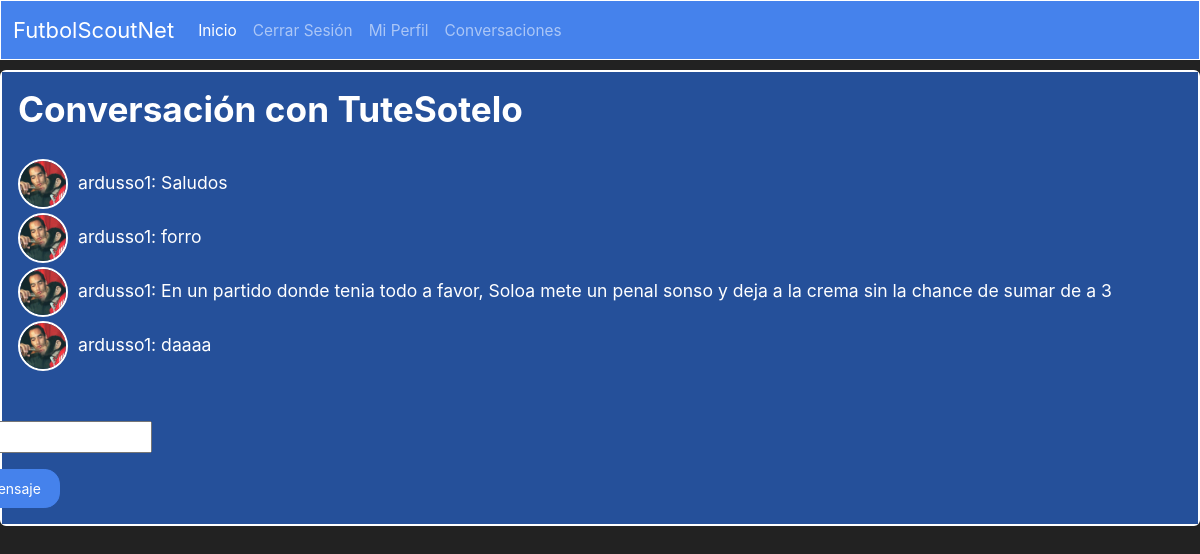
Page /mensajes/TuteSotelo/ (signed in) on the committed database.
### sitio/models.py (models this page shows, shortened)
class Conversacion(models.Model):
    emisor = models.ForeignKey(User, on_delete=models.CASCADE, related_name='conversaciones_uno', null=True, blank=True)
    destinatario = models.ForeignKey(User, on_delete=models.CASCADE, related_name='conversaciones_dos', null=True, blank=True)

class Mensaje(models.Model):
    user = models.ForeignKey(User, on_delete=models.CASCADE, related_name='mensajes', null=True, blank=True)
    conversacion = models.ForeignKey(Conversacion, on_delete=models.CASCADE, null=True, blank=True)
    texto = models.CharField(max_length=500)
    fecha = models.DateTimeField(default=timezone.now)

class Profile(models.Model):
    user = models.OneToOneField(User, on_delete=models.CASCADE, null=True, blank=True)
    image = models.ImageField(upload_to="Profiles_Images", default='user.png')
    posicion = models.ForeignKey(Posicion, on_delete=models.CASCADE, null=True, blank=True)
    nivel = models.ForeignKey(Nivel, on_delete=models.CASCADE, null=True, blank=True)
    edad = models.IntegerField(null=True, blank=True)

### sitio/views.py (the view)
# urls.py: path('mensajes/<str:username>/', views.mensajes, name='mensajes'),
@login_required
def mensajes(request, username):
    conversacion = Conversacion.objects.filter(
        Q(emisor=request.user, destinatario__username=username) |
        Q(destinatario=request.user, emisor__username=username)
    ).first()
    if conversacion is None:
        conversacion = Conversacion.objects.create(
            emisor=request.user,
            destinatario=get_object_or_404(User, username=username)
        )
    mensajes = Mensaje.objects.filter(conversacion=conversacion)
    if request.method == 'POST':
        form = MensajeForm(request.POST)
        if form.is_valid():
            nuevo_mensaje = form.save(commit=False)
            nuevo_mensaje.user = request.user
            nuevo_mensaje.conversacion = conversacion
            nuevo_mensaje.save()
            return redirect('mensajes', username=username)
    else:
        form = MensajeForm()
    return render(request, 'mensajes.html', {'conversacion': conversacion, 'mensajes': mensajes, 'form': form})

### sitio/forms.py
class MensajeForm(forms.ModelForm):
    class Meta:
        model = Mensaje
        fields = ['texto']
        labels = {
            'texto': 'Mensaje',
        }

### sitio/templates/mensajes.html (shortened to what this page needs)
{% extends 'layout.html' %}
{% block contenido %}
  {% if conversacion %}
    <div class="card text-white bg-primary mb-3" style="max-width: 100rem; border: 2px solid white;">
        <div class="card-body" style="display: flex; flex-direction: column; gap: 20px; background-color: #25509a;">
            {% if conversacion.emisor == request.user %}
                <h2>Conversación con {{ conversacion.destinatario }}</h2>
            {% else %}
                <h2> Conversacion con {{ conversacion.emisor }} </h2>
            {% endif %}
            <ul style="list-style: none; padding: 0; margin: 0;">
                {% for mensaje in mensajes %}
                    <li style="display: flex; align-items: center;">
                        <img class="rounded-circle" style="width: 50px; height: 50px; object-fit: cover; border: 2px solid white; margin-right: 10px;" src="{{mensaje.user.profile.image.url}}">
                        <span>{{ mensaje.user.username }}: {{ mensaje.texto }}</span>
                    </li>
                {% endfor %}
            </ul>
            {% if conversacion.emisor == request.user %}
                <form method="post" action="{% url 'mensajes' username=conversacion.destinatario.username %}" style="align-self: flex-end; margin-right: 1030px;">
                    {{ form.as_p }}
                    <button type="submit" class="btn btn-primary">Enviar mensaje</button>
                </form>
            {% else %}
                <form method="post" action="{% url 'mensajes' username=conversacion.emisor.username %}" style="align-self: flex-end; margin-right: 1030px;">
                    {% csrf_token %}
                    {{ form.as_p }}
                    <button type="submit" class="btn btn-primary">Enviar mensaje</button>
                </form>
            {% endif %}
        </div>
    </div>
  {% else %}
    <p>No hay conversación disponible.</p>
  {% endif %}
{% endblock %}

### templates/base.html (style rules this page uses)
body { background-color: #222; color: white; }

### rows in the picture
Conversacion: destinatario "TuteSotelo"
Mensaje: user.profile.image (picture), user.username "ardusso1", texto "Saludos"
Mensaje: user.profile.image (picture), user.username "ardusso1", texto "forro"
Mensaje: user.profile.image (picture), user.username "ardusso1", texto "En un partido donde tenia todo a favor, Soloa mete un penal sonso y deja a la crema sin la chance de sumar de a 3"
Mensaje: user.profile.image (picture), user.username "ardusso1", texto "daaaa"
